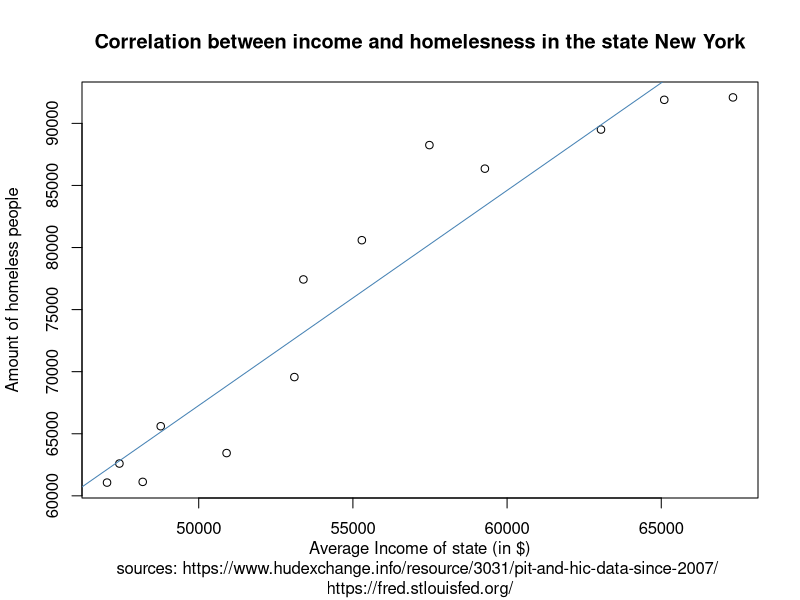
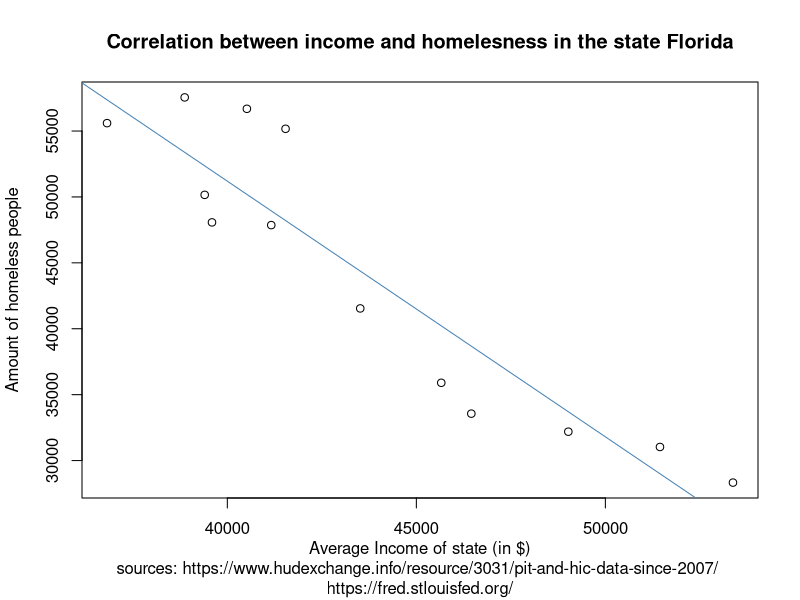

Here is the R script that generated these plots, in order:
# Per staat
#        | Homeless People | Average Income
#       _|
#   2007 |
#   2008 |
#   2009 |
#   2010 |
#   2011 |
#   2012 |
#   2013 |
#   2014 |
#   2015 |
#   2016 |
#   2017 |
#   2018 |
#   2019 |

# install.packages("readxl")
library("readxl")

# get all sheets
averageIncomeSheet = read_excel("../data/Income per Capita by State 1929-2021.xlsx")
averageIncomeStates = averageIncomeSheet[, "State"]$State
#state = "NY"

columnNames = c("Amount of Homeless People", "Average Income")
rowNames = c("2007", "2008", "2009", "2010", "2011", "2012", "2013", "2014", "2015", "2016", "2017", "2018", "2019")
stateData = data.frame(matrix(nrow = length(rowNames), ncol = length(columnNames)))
colnames(stateData) = columnNames
rownames(stateData) = rowNames

getCorrelation = function (state, title, xTitle, yTitle, sub) {
  for (year in rowNames) {
    # get amount of homeless people per year for the state CA
    homelessAmountSheet = read_excel("../data/2007-2021-PIT-Counts-by-State.xlsx", year) #source: https://www.hudexchange.info/resource/3031/pit-and-hic-data-since-2007/
    states = homelessAmountSheet[, "State"]
    totalHomelessAmount = homelessAmountSheet[, paste("Overall Homeless,", year)]
    stateData[year, "Amount of Homeless People"] = totalHomelessAmount[states == state]
    
    # get amount of income per year for the state CA
    averageIncome = averageIncomeSheet[, paste("Income", year)]
    stateData[year, "Average Income"] = averageIncome[averageIncomeStates == state, ]
  }
  
  model = lm(stateData$`Amount of Homeless People` ~ stateData$`Average Income`)
  print(cor.test(stateData$`Average Income`, stateData$`Amount of Homeless People`))
  print(summary(model))
  
  plot(stateData$`Amount of Homeless People` ~ stateData$`Average Income`,
       main=title, sub = sub, xlab = xTitle, ylab = yTitle
       )
  abline(model, col="steelblue")
  
}

getCorrelation("NY", 
               "Correlation between income and homelesness in the state New York", 
               "Average Income of state (in $)\n", 
               "Amount of homeless people", 
               "sources: https://www.hudexchange.info/resource/3031/pit-and-hic-data-since-2007/ \nhttps://fred.stlouisfed.org/")



#getCorrelation("MA", 
#               "Correlation between income and homelesness in the state Massachusettsk", 
#               "Average Income of state (in $)\n", 
#               "Amount of homeless people", 
#               "sources: https://www.hudexchange.info/resource/3031/pit-and-hic-data-since-2007/ \nhttps://fred.stlouisfed.org/")


getCorrelation("FL", 
               "Correlation between income and homelesness in the state Florida", 
               "Average Income of state (in $)\n", 
               "Amount of homeless people", 
               "sources: https://www.hudexchange.info/resource/3031/pit-and-hic-data-since-2007/ \nhttps://fred.stlouisfed.org/")


#NY, MA & FL goede correlaties